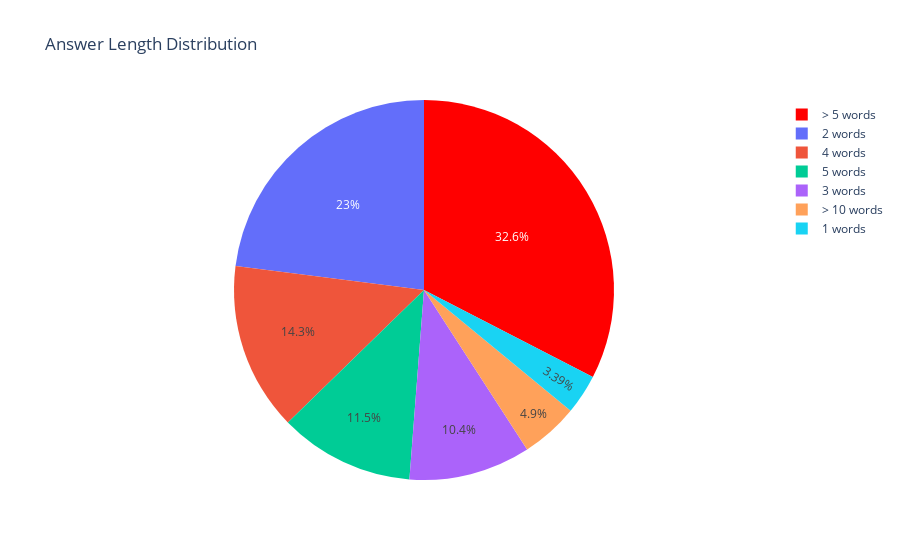

Notebook code for this chart:
### Code cell
visualize(df_vi, 'fig-answer-length-vietnamese.png')

### Figure 1 — Plotly figure (JSON) as saved in the notebook; plotly's stock layout.template omitted (floating-point values rounded to 4 significant figures)
{"data": [{"hoverinfo": "value", "labels": ["> 5 words", "2 words", "4 words", "5 words", "3 words", "> 10 words", "1 words"], "marker": {"colors": ["red"]}, "type": "pie", "values": [173, 122, 76, 61, 55, 26, 18]}], "layout": {"title": {"text": "Answer Length Distribution"}}}
